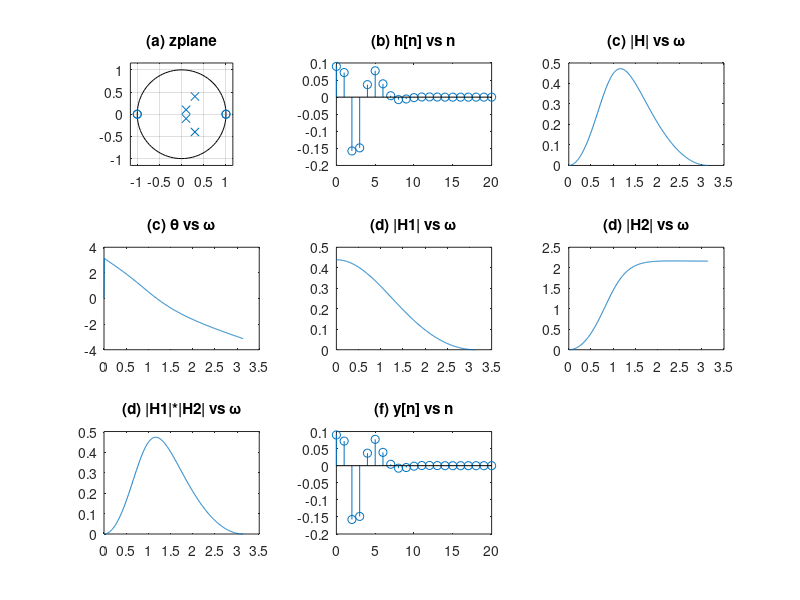

Reproduce this figure in MATLAB.
clear all; clc;
%%
%(a)
a = [1, -0.8, 0.39, -0.062, 0.005];
b = 0.09*[1, 0, -2, 0, 1];
[r, p, k] = residuez(b, a);

figure
subplot(3,3,1)
zplane(b, a)
title('(a) zplane')
%%
%(b)
n=0:20;


h=impz(b,a, length(n));

subplot(3,3,2)
stem(n,h)
title('(b) h[n] vs n')
%%
%(c)
[H,w]=freqz(b,a);
Mag_H=abs(H);
subplot(3,3,3)
plot(w,Mag_H)
title('(c) |H| vs \omega')
theta = unwrap(angle(H));
subplot(3,3,4)
plot(w,theta)
title('(c) \theta vs \omega')


%%
%(d)
[z,p,k]=tf2zp(b,a);
sos = zp2sos(z, p, k);
[H1, w1] = freqz(sos(1, 1:3), sos(1, 4:6));
Mag_H1=abs(H1);
[H2, w2] = freqz(sos(2, 1:3), sos(2, 4:6));
Mag_H2=abs(H2);
pofH = abs(H2).*abs(H1);

%%
%(e)
subplot(3,3,5)
plot(w,Mag_H1)
title('(d) |H1| vs \omega')

subplot(3,3,6)
plot(w,Mag_H2)
title('(d) |H2| vs \omega')

subplot(3,3,7)
plot(w,pofH);
title('(d) |H1|*|H2| vs \omega')
%%
%(f)
x = zeros(1, 21);
x(1) = 1;
y = filter(b, a, x);

% Plot y[n] vs n
subplot(3,3,8)
stem(n, y)
title('(f) y[n] vs n')

